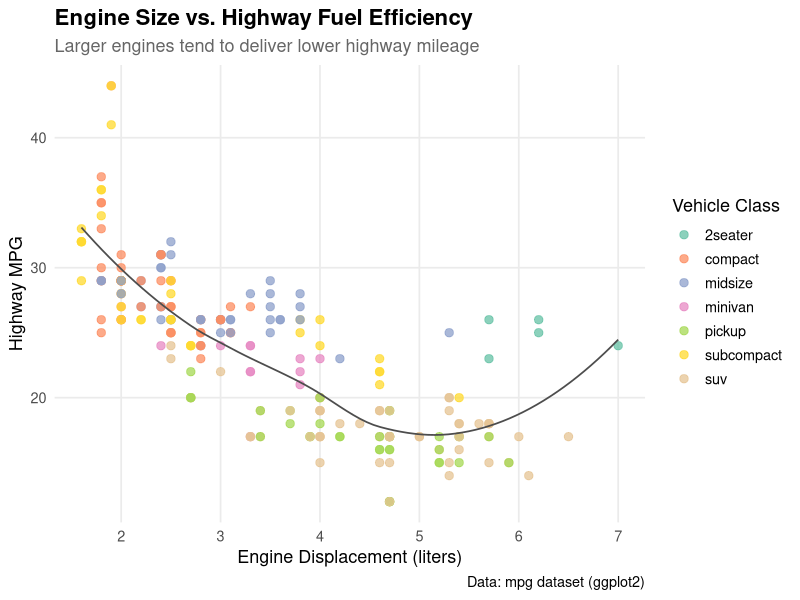

This chart was generated by the following R code:
## ---- chunk 1
suppressPackageStartupMessages(library(tidyverse))
## ---- chunk 2
mpg |>
  ggplot(aes(x = displ, y = hwy, color = class)) +
  geom_point(size = 2.5, alpha = 0.75) +
  geom_smooth(method = "loess", se = FALSE, color = "gray30", linewidth = 0.6) +
  scale_color_brewer(palette = "Set2") +
  labs(
    title = "Engine Size vs. Highway Fuel Efficiency",
    subtitle = "Larger engines tend to deliver lower highway mileage",
    x = "Engine Displacement (liters)",
    y = "Highway MPG",
    color = "Vehicle Class",
    caption = "Data: mpg dataset (ggplot2)"
  ) +
  theme_minimal(base_size = 13) +
  theme(
    plot.title = element_text(face = "bold", size = 16),
    plot.subtitle = element_text(color = "gray40"),
    legend.position = "right",
    panel.grid.minor = element_blank()
  )
